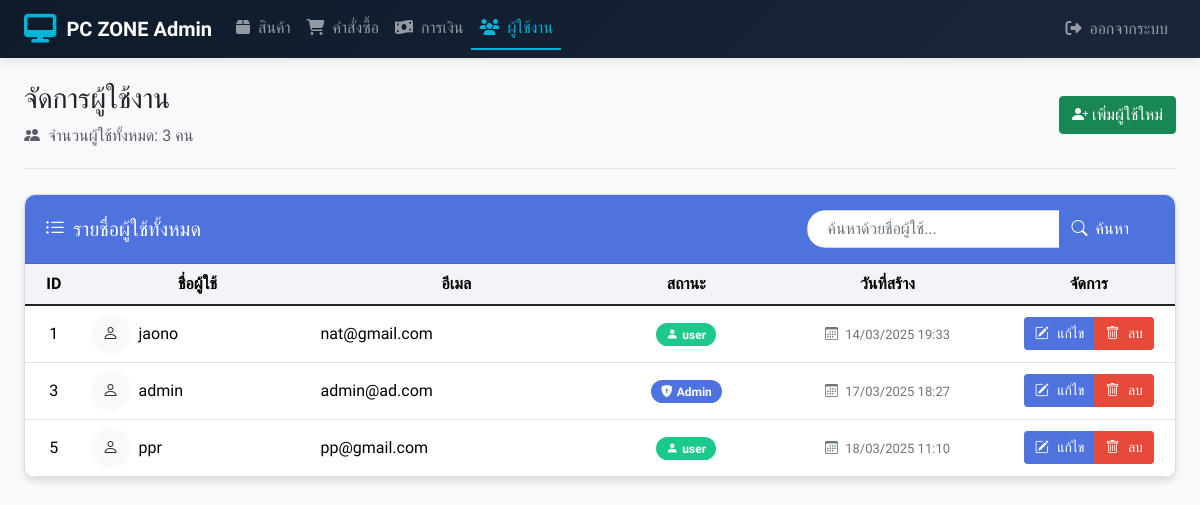
The page /backend/admin/manage_users.php (signed in) on the database its author committed.
### tables this page shows
CREATE TABLE `users` (
  `user_id` int(11) NOT NULL,
  `username` varchar(50) NOT NULL,
  `password_hash` varchar(255) NOT NULL,
  `email` varchar(100) NOT NULL,
  `role` enum('Admin','user') NOT NULL DEFAULT 'user',
  `created_at` timestamp NOT NULL DEFAULT current_timestamp()
);

### backend/admin/manage_users.php (the view, shortened to what this page needs)
<?php
include 'admin_header.php';
include '../db.php';
$searchQuery = "";
if (isset($_GET['search'])) {
    $searchQuery = $_GET['search'];
    $sql = "SELECT * FROM users WHERE username LIKE ?";
    $stmt = $pdo->prepare($sql);
    $stmt->execute(["%$searchQuery%"]);
    $users = $stmt->fetchAll();
} else {
    $sql = "SELECT * FROM users";
    $stmt = $pdo->query($sql);
    $users = $stmt->fetchAll();
}
?>
<!DOCTYPE html>
<html lang="th">
<head>
    <link href="https://cdn.jsdelivr.net/npm/bootstrap@5.1.3/dist/css/bootstrap.min.css" rel="stylesheet">
    <link rel="stylesheet" href="https://cdn.jsdelivr.net/npm/bootstrap-icons@1.8.1/font/bootstrap-icons.css">
</head>
<body>
<div class="container mt-4">
    <div class="page-header d-flex justify-content-between align-items-center">
        <div>
            <h1 class="h3 mb-0 text-gray-800">จัดการผู้ใช้งาน</h1>
            <p class="user-count mt-2 mb-0">
                <i class="bi bi-people-fill me-1"></i> จำนวนผู้ใช้ทั้งหมด: <?= count($users) ?> คน
            </p>
        </div>
        <a href="add_user.php" class="btn btn-success">
            <i class="bi bi-person-plus-fill"></i> เพิ่มผู้ใช้ใหม่
        </a>
    </div>
    <div class="card">
        <div class="card-header d-flex justify-content-between align-items-center">
            <h5 class="mb-0"><i class="bi bi-list-ul me-2"></i>รายชื่อผู้ใช้ทั้งหมด</h5>
            <form method="GET" action="" class="mb-0">
                <div class="input-group search-box">
                    <input type="text" name="search" class="form-control search-input" placeholder="ค้นหาด้วยชื่อผู้ใช้..." value="<?= htmlspecialchars($searchQuery) ?>">
                    <button type="submit" class="btn btn-primary search-btn">
                        <i class="bi bi-search me-1"></i> ค้นหา
                    </button>
                </div>
            </form>
        </div>
        <div class="table-responsive">
            <table class="table table-hover align-middle">
                <thead>
                    <tr class="text-center">
                        <th width="5%">ID</th>
                        <th width="20%">ชื่อผู้ใช้</th>
                        <th width="25%">อีเมล</th>
                        <th width="15%">สถานะ</th>
                        <th width="20%">วันที่สร้าง</th>
                        <th width="15%">จัดการ</th>
                    </tr>
                </thead>
                <tbody>
                    <?php if (count($users) > 0): ?>
                        <?php foreach ($users as $user): ?>
                            <tr>
                                <td class="text-center"><?= htmlspecialchars($user['user_id']) ?></td>
                                <td>
                                    <div class="d-flex align-items-center">
                                        <div class="avatar bg-light text-dark rounded-circle me-2 d-flex align-items-center justify-content-center" style="width: 40px; height: 40px;">
                                            <i class="bi bi-person"></i>
                                        </div>
                                        <?= htmlspecialchars($user['username']) ?>
                                    </div>
                                </td>
                                <td><?= htmlspecialchars($user['email']) ?></td>
                                <td class="text-center">
                                    <?php if ($user['role'] == 'Admin'): ?>
                                        <span class="badge badge-role badge-admin"><i class="bi bi-shield-lock-fill me-1"></i><?= htmlspecialchars($user['role']) ?></span>
                                    <?php else: ?>
                                        <span class="badge badge-role badge-user"><i class="bi bi-person-fill me-1"></i><?= htmlspecialchars($user['role']) ?></span>
                                    <?php endif; ?>
                                </td>
                                <td class="text-center">
                                    <span class="created-date">
                                        <i class="bi bi-calendar3 me-1"></i>
                                        <?= date('d/m/Y H:i', strtotime($user['created_at'])) ?>
                                    </span>
                                </td>
                                <td class="text-center">
                                    <div class="btn-group">
                                        <a href="edit_user.php?id=<?= $user['user_id'] ?>" class="btn btn-sm btn-primary action-btn">
                                            <i class="bi bi-pencil-square"></i> แก้ไข
                                        </a>
                                        <a href="delete_user.php?id=<?= $user['user_id'] ?>" class="btn btn-sm btn-danger action-btn"
                                           onclick="return confirm('คุณแน่ใจหรือไม่ว่าต้องการลบผู้ใช้ <?= htmlspecialchars($user['username']) ?>?')">
                                            <i class="bi bi-trash"></i> ลบ
                                        </a>
                                    </div>
                                </td>
                            </tr>
                        <?php endforeach; ?>
                    <?php endif; ?>
                </tbody>
            </table>
        </div>
    </div>
</div>
</body>
</html>

### backend/admin/admin_header.php (style rules this page uses)
body { font-family: 'Kanit', sans-serif; background-color: #f8f9fa; }

### backend/admin/manage_users.php (style rules this page uses)
body { font-family: 'Sarabun', sans-serif; background-color: #f8f9fa; }
.container { max-width: 1200px; }
.card { border-radius: 10px; box-shadow: 0 4px 6px rgba(0, 0, 0, 0.1); margin-bottom: 30px; }
.card-header { background-color: #4e73df; color: white; border-radius: 10px 10px 0 0 !important; padding: 15px 20px; }
.table { margin-bottom: 0; }
.table th { background-color: #f2f4f8; vertical-align: middle; }
.btn-primary { background-color: #4e73df; border-color: #4e73df; }
.btn-danger { background-color: #e74a3b; border-color: #e74a3b; }
.search-box { border-radius: 30px; overflow: hidden; }
.search-input { border-right: none; padding-left: 20px; }
.search-btn { border-radius: 0 30px 30px 0 !important; padding-right: 25px; }
.badge-role { font-size: 12px; padding: 5px 10px; border-radius: 30px; }
.badge-admin { background-color: #4e73df; }
.badge-user { background-color: #1cc88a; }
.table-responsive { border-radius: 0 0 10px 10px; overflow: hidden; }
.page-header { margin-bottom: 25px; border-bottom: 1px solid #e3e6f0; padding-bottom: 20px; }
.user-count { color: #5a5c69; font-size: 16px; }
.action-btn { padding: 5px 10px; font-size: 14px; }
.action-btn i { margin-right: 5px; }
.created-date { font-size: 13px; color: #6c757d; }

### rows shown on the page
users: user_id "1", username "jaono", email "nat@gmail.com", role "user", created_at "14/03/2025 19:33"
users: user_id "3", username "admin", email "admin@ad.com", role "Admin", created_at "17/03/2025 18:27"
users: user_id "5", username "ppr", email "pp@gmail.com", role "user", created_at "18/03/2025 11:10"

### other values the page prints
count($users) "3"
